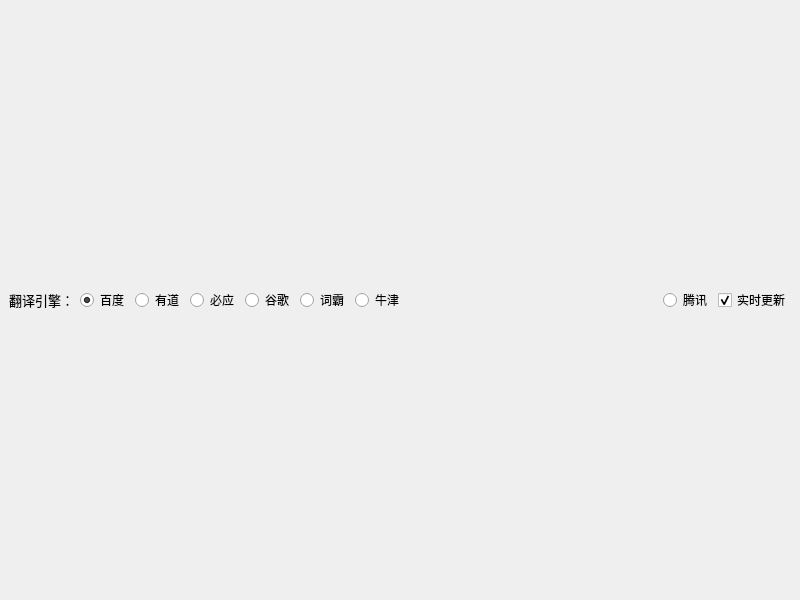
<?xml version="1.0" encoding="UTF-8"?>
<ui version="4.0">
 <class>browser</class>
 <widget class="QMainWindow" name="browser">
  <property name="geometry">
   <rect>
    <x>0</x>
    <y>0</y>
    <width>800</width>
    <height>600</height>
   </rect>
  </property>
  <property name="minimumSize">
   <size>
    <width>400</width>
    <height>300</height>
   </size>
  </property>
  <property name="maximumSize">
   <size>
    <width>16777215</width>
    <height>16777215</height>
   </size>
  </property>
  <property name="windowTitle">
   <string>神龙翻译 - 网页</string>
  </property>
  <widget class="QWidget" name="centralwidget">
   <property name="sizePolicy">
    <sizepolicy hsizetype="Expanding" vsizetype="Expanding">
     <horstretch>0</horstretch>
     <verstretch>0</verstretch>
    </sizepolicy>
   </property>
   <layout class="QVBoxLayout" name="verticalLayout">
    <item>
     <layout class="QHBoxLayout" name="horizontalLayout">
      <item>
       <widget class="QLabel" name="label">
        <property name="font">
         <font>
          <pointsize>10</pointsize>
         </font>
        </property>
        <property name="text">
         <string>翻译引擎：</string>
        </property>
        <property name="alignment">
         <set>Qt::AlignCenter</set>
        </property>
       </widget>
      </item>
      <item>
       <widget class="QRadioButton" name="baidu">
        <property name="text">
         <string>百度</string>
        </property>
        <property name="checked">
         <bool>true</bool>
        </property>
       </widget>
      </item>
      <item>
       <widget class="QRadioButton" name="youdao">
        <property name="text">
         <string>有道</string>
        </property>
       </widget>
      </item>
      <item>
       <widget class="QRadioButton" name="bing">
        <property name="text">
         <string>必应</string>
        </property>
       </widget>
      </item>
      <item>
       <widget class="QRadioButton" name="google">
        <property name="text">
         <string>谷歌</string>
        </property>
       </widget>
      </item>
      <item>
       <widget class="QRadioButton" name="ciba">
        <property name="text">
         <string>词霸</string>
        </property>
       </widget>
      </item>
      <item>
       <widget class="QRadioButton" name="oxford">
        <property name="text">
         <string>牛津</string>
        </property>
       </widget>
      </item>
      <item>
       <spacer name="horizontalSpacer">
        <property name="orientation">
         <enum>Qt::Horizontal</enum>
        </property>
        <property name="sizeHint" stdset="0">
         <size>
          <width>40</width>
          <height>20</height>
         </size>
        </property>
       </spacer>
      </item>
      <item>
       <widget class="QRadioButton" name="tencent">
        <property name="text">
         <string>腾讯</string>
        </property>
       </widget>
      </item>
      <item>
       <widget class="QCheckBox" name="auto_update">
        <property name="text">
         <string>实时更新</string>
        </property>
        <property name="checked">
         <bool>true</bool>
        </property>
       </widget>
      </item>
     </layout>
    </item>
    <item>
     <layout class="QVBoxLayout" name="web_layout"/>
    </item>
   </layout>
  </widget>
 </widget>
 <resources/>
 <connections/>
</ui>
